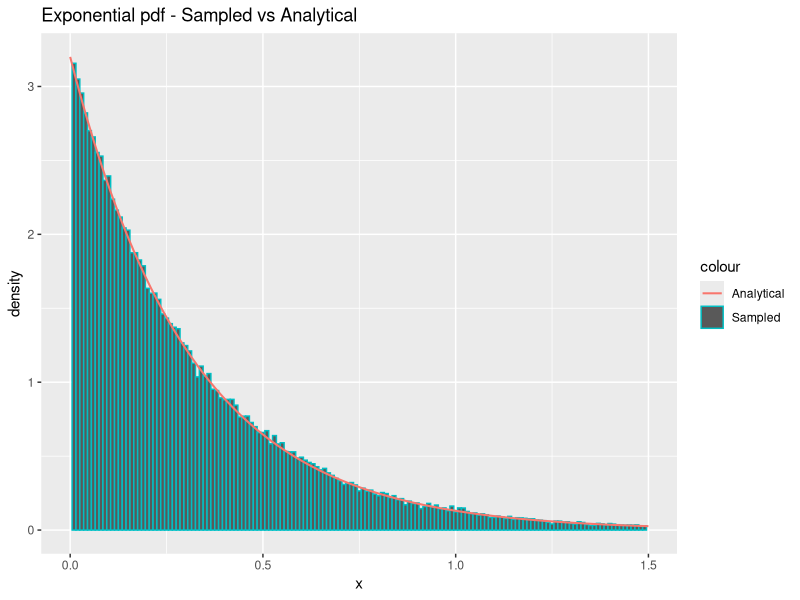
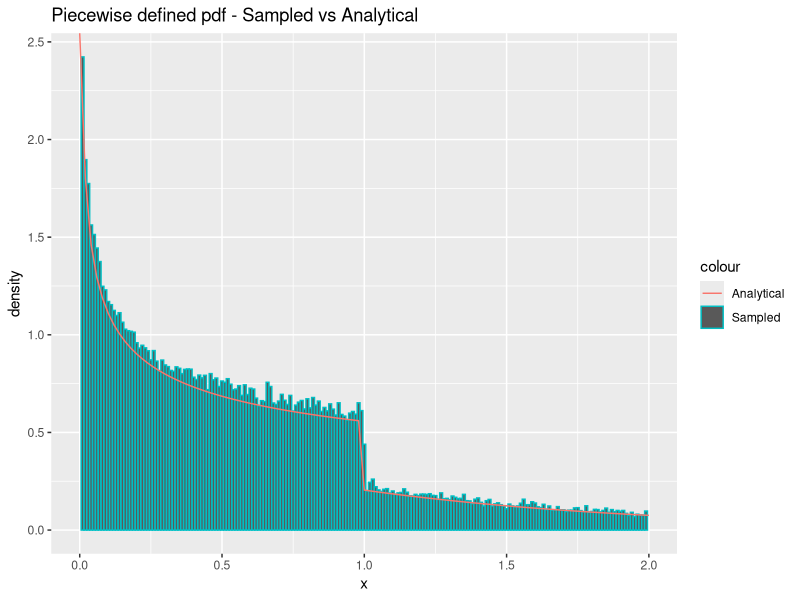
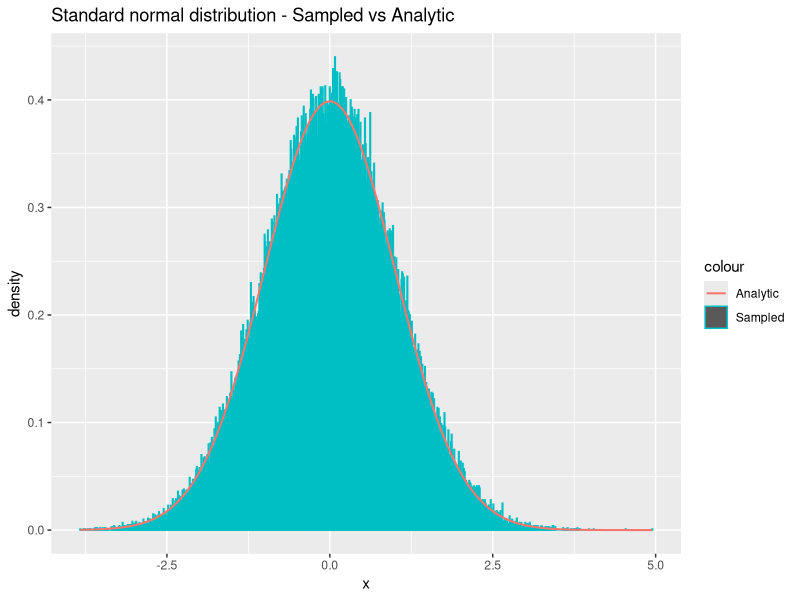

The R script that drew these images, in order:
## ---- chunk 1
  sample_exponential = function(n, lambda) {
    uniforms = runif(n)
    return(exponentials = -1/lambda * log(uniforms))
  }
## ---- chunk 2
  n = 100000
  lambda = 3.2
  
  x = sample_exponential(n, lambda)
  cat('Theoretical mean:', 1/lambda, '\n')
  cat('Sample mean:', mean(x), '\n----\n')
  cat('Theoretical variance:', 1/lambda^2, '\n')
  cat('Sample variance:', var(x), '\n')
## ---- chunk 3
  library(ggplot2)
  df = data.frame(theo=seq(0,max(x),length.out=n), x=x)
  ggplot(df, aes(x=x)) +
    geom_histogram(aes(y = ..density.., color = "Sampled"), binwidth=0.01) +
    stat_function(fun=dexp,geom = "line",size=0.7,args=(mean=lambda),aes(color="Analytical")) +
    ggtitle("Exponential pdf - Sampled vs Analytical") +
    labs(x='x', y='density') +
    xlim(0, 1.5)
## ---- chunk 4
  density_g = function(x, alpha) {
    c = alpha*exp(1)/(alpha + exp(1))
    density = vector(length = length(x))
    density[x < 1.] = c*x[x<1.]^(alpha-1)
    density[x >= 1.] = c*exp(-x[x>=1.])
    return(as.double(density))
  }


  sample_g = function(n, alpha) {
    c = (alpha * exp(1)) / (alpha + exp(1))
    u = runif(n)
    samples = vector(length=length(u))
    samples[u < c/alpha] = (alpha/c*u[u < c/alpha])^(1/alpha)
    samples[u >= c/alpha] = log(c / (1 - u[u >= c/alpha]))
    return(samples)
  }
## ---- chunk 5
  n=100000
  alpha = 0.7
  x = sample_g(n, alpha)
  cat("Empirical mean:", mean(x), "\n")
  c = (alpha * exp(1)) / (alpha + exp(1))
  cat("Theoretical mean:", c/(alpha+1) + 2 * c / exp(1), "\n")
  cat("----\n")
  cat("Empirical variance:", var(x), "\n")
  cat("Theoretical variance:", c/(alpha+2) + 5*c/exp(1) - (c/(alpha+1) + 2*c/exp(1))^2)
## ---- chunk 6
  library(ggplot2)
  df <- data.frame(theo=seq(0,max(x),length.out=n), x=x)
  ggplot(df, aes(x = x)) +
    geom_histogram(aes(y = ..density.., color = "Sampled"), binwidth=0.01) +
    stat_function(fun=density_g,geom = "line",size=0.5,args=(mean=alpha),aes(color="Analytical")) + 
    xlim(0, 2) + 
    ggtitle("Piecewise defined pdf - Sampled vs Analytical") + labs(x='x', y='density')
## ---- chunk 7
  # TODO: only works with even n
  sample_standard_normal = function(n) {
    x_1 = runif(n/2, 0, 2*pi)
    x_2 = sample_exponential(n/2, lambda=1/2)
    y_1 = sqrt(x_2) * cos(x_1)
    y_2 = sqrt(x_2) * sin(x_1)
    return(c(y_1, y_2))
  }
## ---- chunk 8
  n = 100000
  y = sample_standard_normal(n)
  
  cat("Empirical mean:", mean(y), "\n")
  cat("Theoretical mean:", 0, '\n')
  cat("----\n")
  cat("Empirical variance:", var(y), "\n")
  cat("Theoretical variance:", 1, "\n")

## ---- chunk 9
  library(ggplot2)
  df = data.frame(theo=seq(0,max(x),length.out=n), x=y)
  ggplot(df, aes(x=y)) +
    geom_histogram(aes(y = ..density.., color = "Sampled"), binwidth=0.01) +
    stat_function(fun=dnorm,geom = "line",size=0.7,args=list(0,1),aes(color="Analytic")) +
    ggtitle("Standard normal distribution - Sampled vs Analytic") +
    labs(x='x', y='density')
## ---- chunk 10
sample_normal_d = function(d, mu, sigma) {
  x = sample_standard_normal(d)
  y <- mu + t(chol(sigma))%*%x
  return(y)
}
## ---- chunk 11
d = 2
n = 100000
mu = c(1.5, 3)
sigma = matrix(c(5,7,7,10),ncol=d,nrow=d)
samples = matrix(NA, ncol=d, nrow=n)
for (i in 1:n){
  samples[i,] = sample_normal_d(d,mu,sigma) # Draw n samples
}

average = apply(samples, 2, mean)
print("Mean vector:")
print.data.frame(data.frame(average))
covmat = cov(samples)
print("Covariance matrix:")
print.data.frame(data.frame(covmat))
